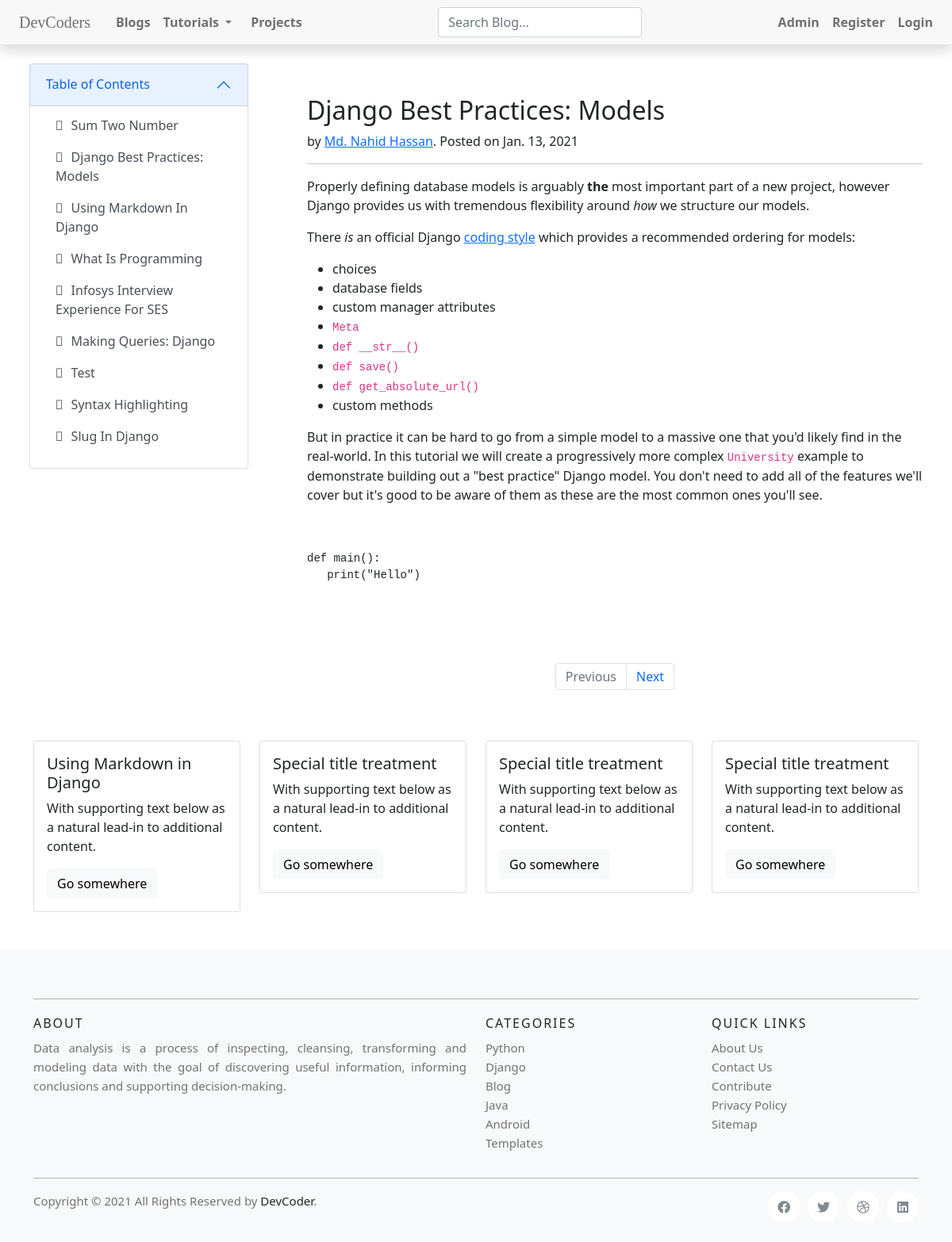
Screenshot of /python/django-best-practices-models/ with the database file from the repository.
### blog/models.py (models this page shows, shortened)
class PythonDB(models.Model):
    description = models.CharField(max_length=200)
    keywords = MultiSelectField(choices=keyword_choices, max_choices=3)
    author = models.CharField(
        max_length=50, default='http://sdt-inc.github.io/')
    title = models.CharField(max_length=200)
    slug = models.SlugField(max_length=200, null=True, blank=True)
    writer_name = MultiSelectField(
        choices=writer_choices, max_choices=3)
    date = models.DateField(auto_now=timezone.now())
    body = RichTextUploadingField(config_name='special', blank=True, null=True)
    related_page_link = models.CharField(max_length=200)

### blog/views.py (the view)
# urls.py: path('python/<slug:slug>/', views.tutorial, name='tutorial'),
def tutorial(request, slug=None):
    data = get_object_or_404(PythonDB, slug=slug)
    current_url = resolve(request.path_info).url_name
    titles = list(PythonDB.objects.values_list('title', flat=True))
    primary_keys = list(PythonDB.objects.values_list('slug', flat=True))
    title_primary_keys = dict(zip(titles, primary_keys))
    context = {
        'description': data.description,
        'keywords': list(data.keywords),
        'author': data.author,
        'title': data.title,
        'writer_name': data.writer_name,
        'date': data.date,
        'body': data.body,
        'related_page_link': data.related_page_link,
        'title_primary_keys': title_primary_keys,
        'current_url': current_url,
    }
    return render(request, 'blog/tutorial.html', context=context)

### blog/templates/blog/tutorial.html
{% extends 'blog/base.html' %}
{% block content %}
{% if body %}
{{ body | safe }}
{% endif %}
{% endblock content %}

### blog/templates/blog/base.html (shortened to what this page needs)
{% load static %}
<!DOCTYPE html>
<html lang="en">
<head>
    <link rel="stylesheet" href="{% static 'blog/css/main.css' %}">
    <link rel="stylesheet" href="https://pro.fontawesome.com/releases/v5.10.0/css/all.css"
 />
    <link rel="stylesheet" href="https://maxcdn.bootstrapcdn.com/bootstrap/4.5.2/css/bootstrap.min.css" />
    <link href="https://cdn.jsdelivr.net/npm/bootstrap@5.0.0-beta1/dist/css/bootstrap.min.css" rel="stylesheet"
 />
    <link rel="stylesheet" href="{% static 'blog/css/highlight/styles/atom-one-light.css' %}" />
</head>
<body>
    <header class="navbar navbar-expand navbar-light flex-column sticky-top flex-md-row bd-navbar shadow rounded">
        <div class="navbar-nav navbar-nav-scroll navbar-expand-lg">
            <ul class="nav nav-pills">
                <li class="nav-item">
                    <a class="nav-item nav-link navbar-brand" style="font-family: Impact;" href="/">DevCoders</a>
                </li>
                <li class="nav-item">
                    <a class="nav-item nav-link font-weight-bold" href="{% url 'blog_list' %}">Blogs</a>
                </li>
                <li class="nav-item dropdown">
                    <a class="nav-item nav-link dropdown-toggle mr-md-2 font-weight-bold" href="#" id="bd-versions"
                        data-toggle="dropdown" aria-haspopup="true" aria-expanded="false">Tutorials
                    </a>
                </li>
                <li class="nav-item">
                    <a class="nav-link font-weight-bold" href="#" target="_blank">Projects</a>
                </li>
            </ul>
        </div>
        <ul class="navbar-nav flex-row ml-md-auto d-md-flex">
            <form class="form-inline my-2 my-lg-0" method="GET" action="search">
                <input type="search" class="form-control" id="search-input" placeholder="Search Blog..."
                    aria-label="Search for..." autocomplete="off" name="query" />
            </form>
        </ul>
        <ul class="navbar-nav flex-row ml-md-auto d-md-flex">
            <li class="nav-item">
                <a class="nav-link font-weight-bold" href="/admin" target="_blank">Admin</a>
            </li>
            <li class="nav-item">
                <a class="nav-link font-weight-bold" href="#" target="_blank">Register</a>
            </li>
            <li class="nav-item">
                <a class="nav-link font-weight-bold" href="#" target="_blank">Login</a>
            </li>
        </ul>
    </header>
    <div class="container-fluid mt-4">
        <div class="row">
            {% if current_url == 'tutorial' %}
            <div class="col-sm-3 mx-auto">
                <div class="accordion" id="accordionExample">
                    <div class="accordion-item">
                        <h2 class="accordion-header" id="headingOne">
                            <button class="accordion-button" type="button" data-bs-toggle="collapse"
                                data-bs-target="#collapseOne" aria-expanded="true" aria-controls="collapseOne">
                                Table of Contents
                            </button>
                        </h2>
                        <div id="collapseOne" class="accordion-collapse collapse show" aria-labelledby="headingOne"
                            data-bs-parent="#accordionExample">
                            <ul class="list-unstyled py-1 px-3">
                                {% if current_url == 'tutorial' %}
                                <li>
                                    {% for key, value in title_primary_keys.items %}
                                    <a href="{% url 'tutorial' slug=value %}"
                                        class="list-group-item text-decoration-none list-group-item-action text-capitalize"
                                        style="margin: 0; border-style: none;">
                                        <i class="fal fa-chevron-right" style="padding-right: 10px"></i>{{ key }}
                                    </a>
                                </li>
                                {% endfor %}
                                {% endif %}
                            </ul>
                        </div>
                    </div>
                </div>
            </div>
            {% endif %}
            <div class="col-sm-8 mx-auto">
                {% if current_url == 'tutorial' %}
                {% if title %}
                <h2 class="mt-4"> {{ title }} </h2>
                {% endif %}
                {% if writer_name %}
                <article>
                    <address>
                        by
                        <a href="#">{{ writer_name }}</a>. Posted on {{ date }}
                    </address>
                </article>
                {% endif %}
                <div id="page-content-wrapper text-center">
                    <hr>
                    {% block content %}
                    {% endblock content %}
                </div>
                {% else %}
                {% block index_page %}
                {% endblock index_page %}
                {% endif %}
                <nav class="gap-1" style="margin-top: 60px;" aria-label="Page navigation example">
                    <ul class="pagination justify-content-center">
                        <li class="page-item disabled">
                            <a class="page-link" href="#" tabindex="-1" aria-disabled="true">Previous</a>
                        </li>
                        <li class="page-item">
                            <a class="page-link" href="{% url 'tutorial' slug='slug-in-django' %}">Next</a>
                        </li>
                    </ul>
                </nav>
            </div>
        </div>
    </div>
    <br /><br />
    <div class="container">
        <div class="row">
            <div class="col-sm-3">
                <div class="card">
                    <div class="card-body">
                        <h5 class="card-title">Using Markdown in Django</h5>
                        <p class="card-text">
                            With supporting text below as a natural lead-in
                            to additional content.
                        </p>
                        <a href="{% url 'tutorial' slug='slug-in-django' %}" class="btn btn-light">Go somewhere</a>
                    </div>
                </div>
            </div>
            <div class="col-sm-3">
                <div class="card">
                    <div class="card-body">
                        <h5 class="card-title">Special title treatment</h5>
                        <p class="card-text">
                            With supporting text below as a natural lead-in
                            to additional content.
                        </p>
                        <a href="#" class="btn btn-light">Go somewhere</a>
                    </div>
                </div>
            </div>
            <div class="col-sm-3">
                <div class="card">
                    <div class="card-body">
                        <h5 class="card-title">Special title treatment</h5>
                        <p class="card-text">
                            With supporting text below as a natural lead-in
                            to additional content.
                        </p>
                        <a href="#" class="btn btn-light">Go somewhere</a>
                    </div>
                </div>
            </div>
            <div class="col-sm-3">
                <div class="card">
                    <div class="card-body">
                        <h5 class="card-title">Special title treatment</h5>
                        <p class="card-text">
                            With supporting text below as a natural lead-in
                            to additional content.
                        </p>
                        <a href="#" class="btn btn-light">Go somewhere</a>
                    </div>
                </div>
            </div>
        </div>
    </div>
    <br /><br />
    <footer class="site-footer">
        <div class="container">
            <hr>
            <div class="row">
                <div class="col-sm-12 col-md-6">
                    <h6 class='text-dark'>About</h6>
                    <p class="text-justify">Data analysis is a process of inspecting, cleansing,
                        transforming and modeling data with the goal of discovering
                        useful information, informing conclusions and supporting
                        decision-making.</p>
                </div>
                <div class="col-xs-6 col-md-3">
                    <h6 class='text-dark'>Categories</h6>
                    <ul class="footer-links">
                        <li><a href="{% url 'tutorial' slug='slug-in-django' %}" class="text-decoration-none">Python</a>
                        </li>
                        <li><a href="#" class="text-decoration-none">Django</a></li>
                        <li><a href="#" class="text-decoration-none">Blog</a></li>
                        <li><a href="#" class="text-decoration-none">Java</a></li>
                        <li><a href="#" class="text-decoration-none">Android</a></li>
                        <li><a href="#" class="text-decoration-none">Templates</a></li>
                    </ul>
                </div>
                <div class="col-xs-6 col-md-3">
                    <h6 class='text-dark'>Quick Links</h6>
                    <ul class="footer-links">
                        <li><a href="#" class="text-decoration-none">About Us</a></li>
                        <li><a href="#" class="text-decoration-none">Contact Us</a></li>
                        <li><a href="#" class="text-decoration-none">Contribute</a></li>
                        <li><a href="#" class="text-decoration-none">Privacy Policy</a></li>
                        <li><a href="/sitemap.xml" class="text-decoration-none">Sitemap</a></li>
                    </ul>
                </div>
            </div>
            <hr>
        </div>
        <div class="container">
            <div class="row">
                <div class="col-md-8 col-sm-6 col-xs-12">
                    <p class="copyright-text">Copyright &copy; {{ date.year }} All Rights Reserved by
                        <a class="text-dark text-decoration-none" href="#">DevCoder</a>.
                    </p>
                </div>
                <div class="col-md-4 col-sm-6 col-xs-12">
                    <ul class="social-icons list-unstyled list-inline">
                        <li><a class="facebook" href="#"><i class="fab fa-facebook"></i></a></li>
                        <li><a class="twitter" href="#"><i class="fab fa-twitter"></i></a></li>
                        <li><a class="dribbble" href="#"><i class="fab fa-dribbble"></i></a></li>
                        <li><a class="linkedin" href="#"><i class="fab fa-linkedin"></i></a></li>
                    </ul>
                </div>
            </div>
        </div>
    </footer>
</body>
</html>

### blog/static/blog/css/main.css (style rules this page uses)
* { margin: 0; padding: 0; background: transparent; }
.bd-navbar { min-height: 1rem; background-color: #f8f8f8; box-shadow: 0 .5rem 1rem rgba(0, 0, 0, .05), inset 0 -1px 0 rgba(0, 0, 0, .1) }
.bd-navbar .navbar-nav .nav-link { padding-right: .5rem; padding-left: .5rem; color: #cbbde2 }
.site-footer { background-color: #f8f9fa; padding: 45px 0 20px; font-size: 15px; line-height: 24px; color: #737373; }
.site-footer hr { border-top-color: #bbb; opacity: 0.5 }
.site-footer h6 { color: #fff; font-size: 16px; text-transform: uppercase; margin-top: 5px; letter-spacing: 2px }
.site-footer a { color: #737373; }
.footer-links { padding-left: 0; list-style: none }
.footer-links li { display: block }
.footer-links a { color: #737373 }
.site-footer .social-icons { text-align: right }
.site-footer .social-icons a { width: 40px; height: 40px; line-height: 40px; margin-left: 6px; margin-right: 0; border-radius: 100%; background-color: white; }
.copyright-text { margin: 0 }
.social-icons { padding-left: 0; margin-bottom: 0; list-style: none }
.social-icons li { display: inline-block; margin-bottom: 4px }
.social-icons a { background-color: #eceeef; color: #818a91; font-size: 16px; display: inline-block; line-height: 44px; width: 44px; height: 44px; text-align: center; margin-right: 8px; border-radius: 100%; -webkit-transition: all .2s linear; -o-transition: all .2s linear; transition: all .2s linear }

### rows the page displays
PythonDB: title "Django Best Practices: Models", writer_name "Md. Nahid Hassan", date "Jan. 13, 2021", body "Properly defining database models is arguably the most important part of a new project, however Django provides us with tremendous flexibility around how we structure our models. There is an official Django coding style which provides a recommended ordering for models: choices database fields custom manager attributes Meta def __str__() def save() def get_absolute_url() custom methods But in practice it can be hard to go from a simple model to a massive one that you'd likely find in the real-world. In this tutorial we will create a progressively more complex University example to demonstrate building out a \"best practice\" Django model. You don't need to add all of the features we'll cover…"

### other values shown
{{ key }} "Sum Two Number" "Django Best Practices: Models" "Using Markdown In Django" "What Is Programming" "Infosys Interview Experience For SES" "Making Queries: Django" "Test" "Syntax Highlighting" "Slug In Django"
{{ date.year }} "2021"
